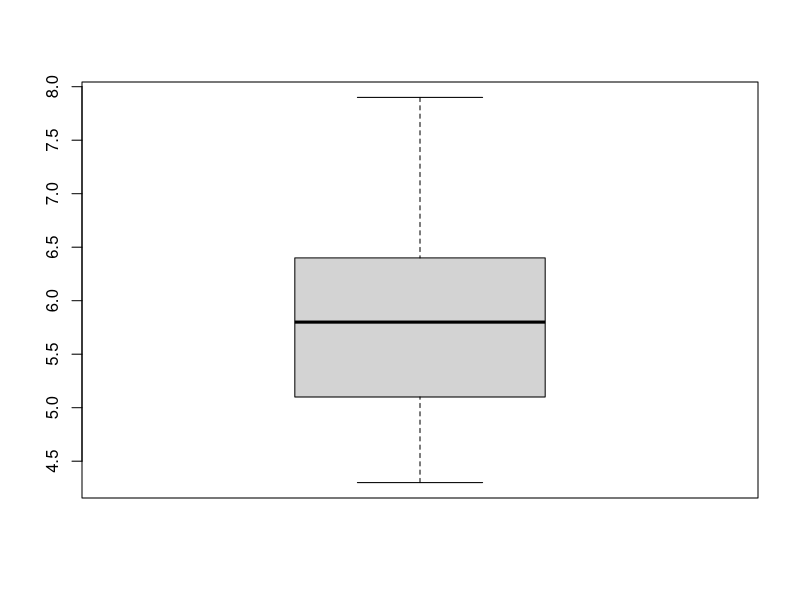
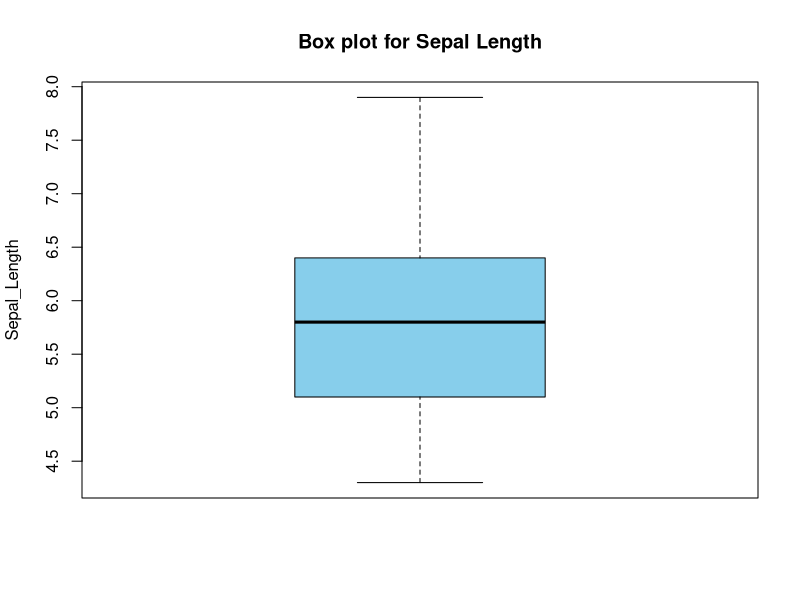
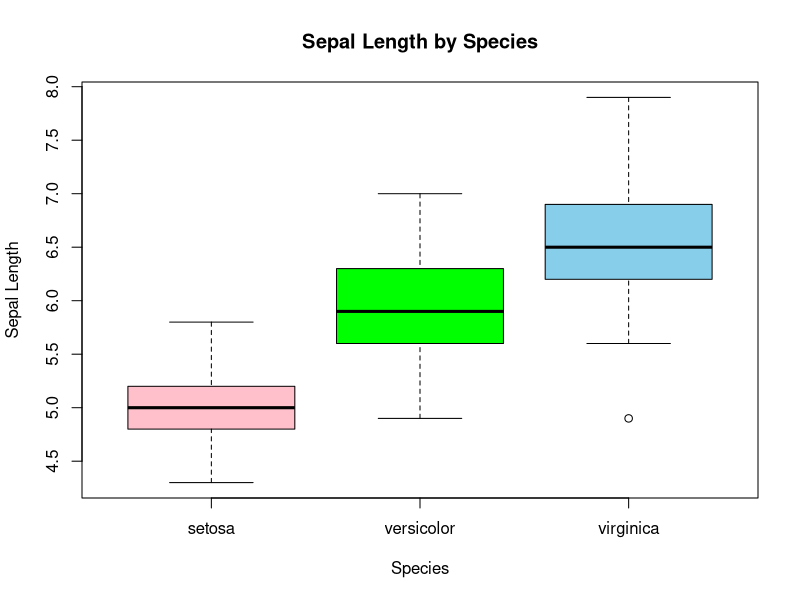
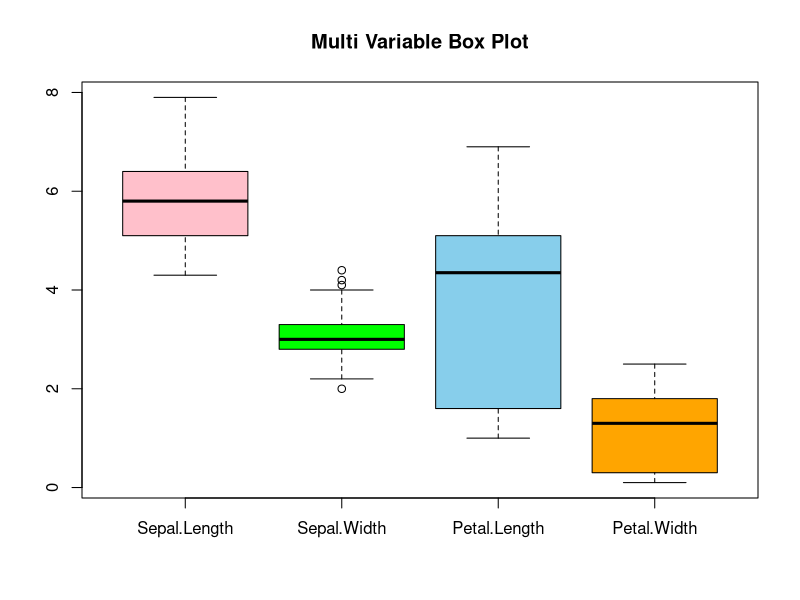
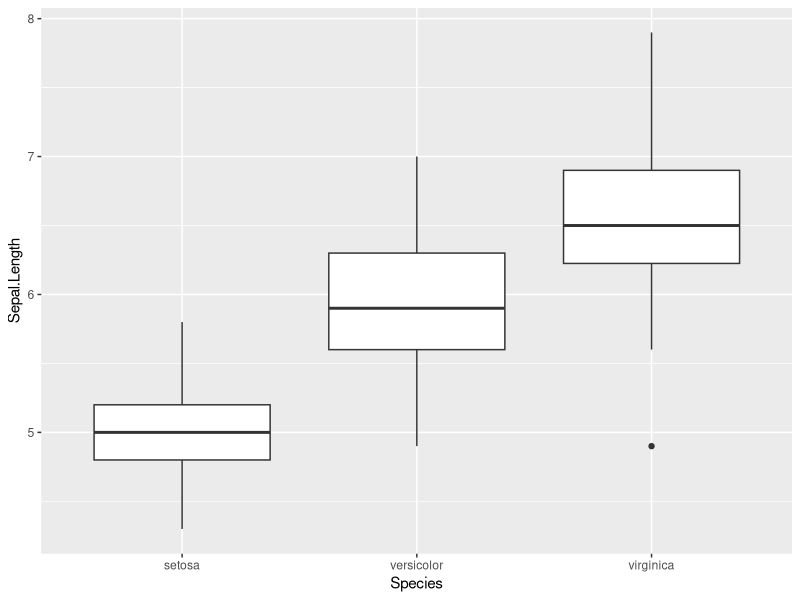
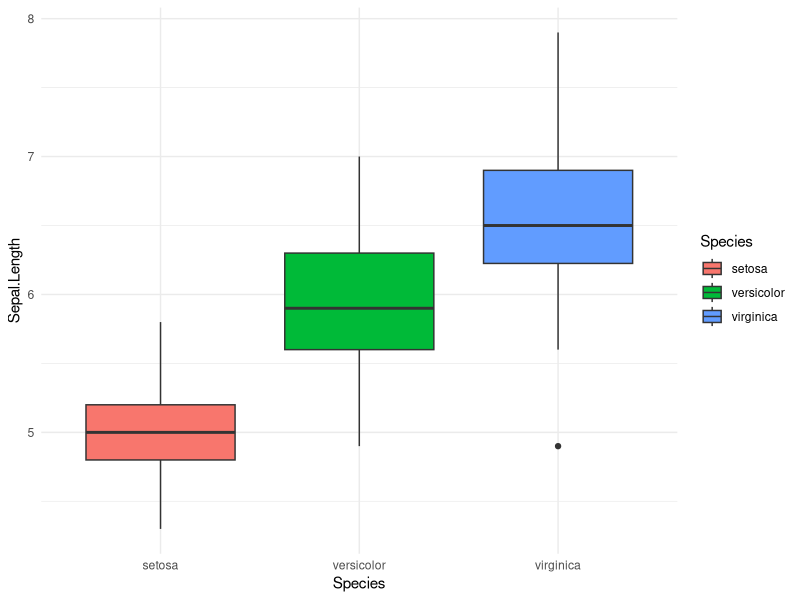
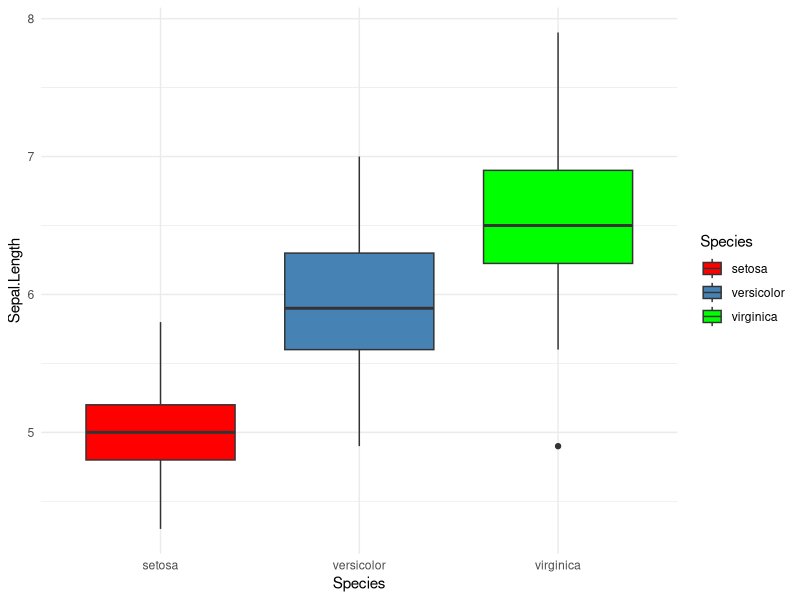

These figures' R source, in order:
#load the Data
data(iris)
#Understand the Data
str(iris)
View(iris)
class(iris)
?iris

#Basic Box plot
boxplot(iris$Sepal.Length)

#Add Title & Lables
boxplot(iris$Sepal.Length,
        main = "Box plot for Sepal Length",
        ylab = "Sepal_Length",
        col = 'skyblue')

#Grouped  Box plot (by Species)
boxplot(Sepal.Length ~ Species,
        data = iris,
        main = "Sepal Length by Species",
        xlab = "Species",
        ylab = "Sepal Length",
        col = c('pink', 'green','skyblue'))

#Multi-Vriable Box Plot
boxplot(iris[,1:4],
        main = "Multi Variable Box Plot",
        col = c('pink','green','skyblue','orange'))


#GGPLOT2
library(ggplot2)

ggplot(iris,
       aes(x=Species, y = Sepal.Length))+
  geom_boxplot() 

#Coloured box plot by species
ggplot(iris, aes(x=Species, y = Sepal.Length, fill = Species)) +
  geom_boxplot() +
  theme_minimal()

#Using manual Color Palettes
ggplot(iris, aes(x=Species, y = Sepal.Length, fill = Species)) +
  geom_boxplot() +
  scale_fill_manual(
    values = c(
      "setosa" = "red",
      "versicolor" = "steelblue",
      virginica = "green"
    )
  ) + 
  theme_minimal()
  
